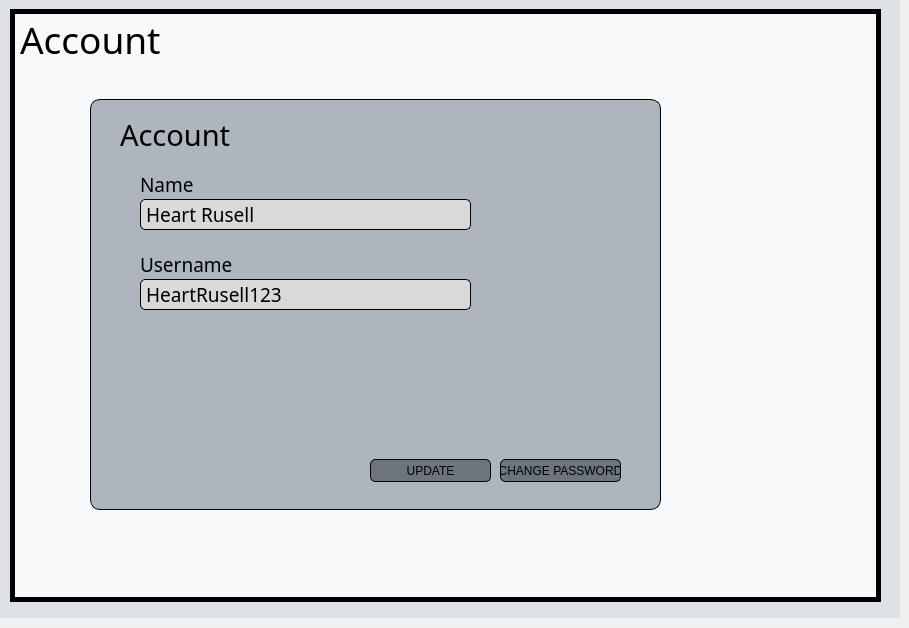
     <widget class="QWidget" name="AccountStackedWidget">
      <widget class="QWidget" name="widget_30" native="true">
       <property name="geometry">
        <rect>
         <x>0</x>
         <y>-1</y>
         <width>900</width>
         <height>619</height>
        </rect>
       </property>
       <property name="styleSheet">
        <string notr="true">background-color: rgb(222, 226, 230);</string>
       </property>
       <widget class="QWidget" name="widget_31" native="true">
        <property name="geometry">
         <rect>
          <x>10</x>
          <y>10</y>
          <width>871</width>
          <height>593</height>
         </rect>
        </property>
        <property name="styleSheet">
         <string notr="true">background-color: rgb(248, 249, 250);
border:5px solid  ;</string>
        </property>
        <widget class="QLabel" name="dashboardLabel_32">
         <property name="geometry">
          <rect>
           <x>10</x>
           <y>10</y>
           <width>181</width>
           <height>41</height>
          </rect>
         </property>
         <property name="font">
          <font>
           <family>Segoe UI Light</family>
           <pointsize>28</pointsize>
          </font>
         </property>
         <property name="styleSheet">
          <string notr="true">border:none;</string>
         </property>
         <property name="text">
          <string>Account</string>
         </property>
        </widget>
        <widget class="QWidget" name="widget_32" native="true">
         <property name="geometry">
          <rect>
           <x>80</x>
           <y>90</y>
           <width>571</width>
           <height>411</height>
          </rect>
         </property>
         <property name="styleSheet">
          <string notr="true">QWidget{
background-color: rgb(173, 181, 189);
border-radius: 10px;
border:1px solid black;
}</string>
         </property>
         <widget class="QLabel" name="dashboardLabel_33">
          <property name="geometry">
           <rect>
            <x>30</x>
            <y>20</y>
            <width>181</width>
            <height>31</height>
           </rect>
          </property>
          <property name="font">
           <font>
            <family>Segoe UI Light</family>
            <pointsize>22</pointsize>
            <weight>50</weight>
            <bold>false</bold>
           </font>
          </property>
          <property name="styleSheet">
           <string notr="true">border:none;</string>
          </property>
          <property name="text">
           <string>Account</string>
          </property>
         </widget>
         <widget class="QFrame" name="frame_10">
          <property name="geometry">
           <rect>
            <x>40</x>
            <y>60</y>
            <width>471</width>
            <height>281</height>
           </rect>
          </property>
          <property name="styleSheet">
           <string notr="true">QFrame{
border:none;
}
QLabel{
border:1px solid black;
}</string>
          </property>
          <property name="frameShape">
           <enum>QFrame::StyledPanel</enum>
          </property>
          <property name="frameShadow">
           <enum>QFrame::Raised</enum>
          </property>
          <widget class="QLabel" name="dashboardLabel_34">
           <property name="geometry">
            <rect>
             <x>10</x>
             <y>10</y>
             <width>111</width>
             <height>31</height>
            </rect>
           </property>
           <property name="font">
            <font>
             <family>Segoe UI Light</family>
             <pointsize>14</pointsize>
             <weight>50</weight>
             <bold>false</bold>
            </font>
           </property>
           <property name="styleSheet">
            <string notr="true">border:none;</string>
           </property>
           <property name="text">
            <string>Name</string>
           </property>
          </widget>
          <widget class="QLabel" name="dashboardLabel_35">
           <property name="geometry">
            <rect>
             <x>10</x>
             <y>90</y>
             <width>111</width>
             <height>31</height>
            </rect>
           </property>
           <property name="font">
            <font>
             <family>Segoe UI Light</family>
             <pointsize>14</pointsize>
             <weight>50</weight>
             <bold>false</bold>
            </font>
           </property>
           <property name="styleSheet">
            <string notr="true">
border:none;
</string>
           </property>
           <property name="text">
            <string>Username</string>
           </property>
          </widget>
          <widget class="QLabel" name="nameLabel">
           <property name="geometry">
            <rect>
             <x>10</x>
             <y>40</y>
             <width>331</width>
             <height>31</height>
            </rect>
           </property>
           <property name="font">
            <font>
             <family>Segoe UI Light</family>
             <pointsize>14</pointsize>
            </font>
           </property>
           <property name="styleSheet">
            <string notr="true">
QLabel{
background:rgb(217, 217, 217);
border-radius: 5px;
}</string>
           </property>
           <property name="text">
            <string>Heart Rusell</string>
           </property>
          </widget>
          <widget class="QLabel" name="usernameLabel">
           <property name="geometry">
            <rect>
             <x>10</x>
             <y>120</y>
             <width>331</width>
             <height>31</height>
            </rect>
           </property>
           <property name="font">
            <font>
             <family>Segoe UI Light</family>
             <pointsize>14</pointsize>
            </font>
           </property>
           <property name="styleSheet">
            <string notr="true">
QLabel{
background:rgb(217, 217, 217);
border-radius: 5px;
}</string>
           </property>
           <property name="text">
            <string>HeartRusell123</string>
           </property>
          </widget>
         </widget>
         <widget class="QPushButton" name="changeButton">
          <property name="geometry">
           <rect>
            <x>410</x>
            <y>360</y>
            <width>121</width>
            <height>23</height>
           </rect>
          </property>
          <property name="cursor">
           <cursorShape>PointingHandCursor</cursorShape>
          </property>
          <property name="styleSheet">
           <string notr="true">QPushButton{
border:1px solid black;
border-radius: 5px;
background-color:rgb(108, 117, 125);
}
QPushButton:hover{
background-color:rgb(173, 181, 189);
}
QPushButton:pressed{
background-color:rgb(222, 226, 230);
}</string>
          </property>
          <property name="text">
           <string>CHANGE PASSWORD</string>
          </property>
         </widget>
         <widget class="QPushButton" name="updateButton">
          <property name="geometry">
           <rect>
            <x>280</x>
            <y>360</y>
            <width>121</width>
            <height>23</height>
           </rect>
          </property>
          <property name="cursor">
           <cursorShape>PointingHandCursor</cursorShape>
          </property>
          <property name="styleSheet">
           <string notr="true">QPushButton{
border:1px solid black;
border-radius: 5px;
background-color:rgb(108, 117, 125);
}
QPushButton:hover{
background-color:rgb(173, 181, 189);
}
QPushButton:pressed{
background-color:rgb(222, 226, 230);
}</string>
          </property>
          <property name="text">
           <string>UPDATE</string>
          </property>
         </widget>
        </widget>
       </widget>
      </widget>
     </widget>
